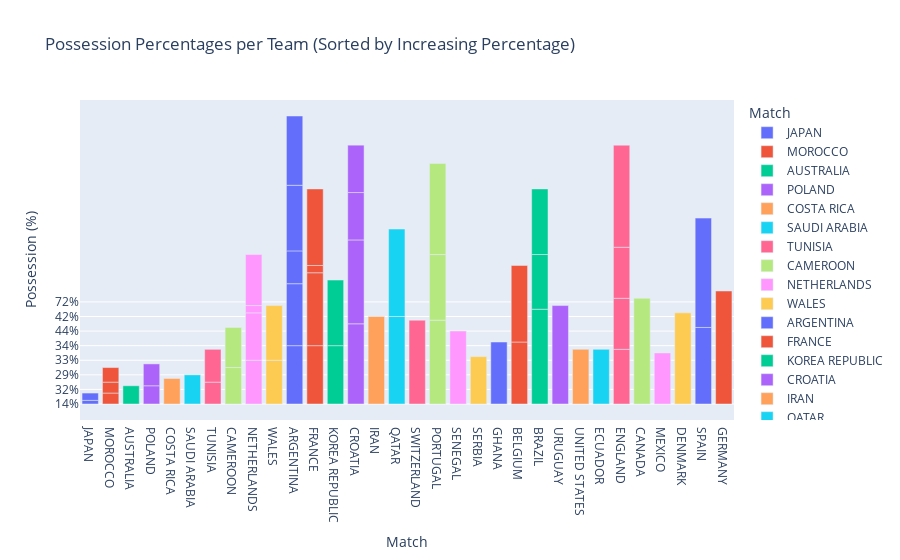

This figure's notebook cell:
### Markdown cell above
## Possession by Team
I chose this dataset, as I wanted to analyze how different national teams kept possession of the ball, and if the teams who consistently kept the most possession of the ball were also the teams who won more games. This dataset shows, not only which teams were able to achieve the highest percentage of possession in one game, but also the teams' patterns. What this dataset showed me was that the teams who went furthest in the tournament (France, Argentina), had drastic variety in their possession; this exemplifies the importance of being able to adapt depending on the opponent. Spain, for example, had a very predictable play style during this tournament: building slowly, and maintaining the vast majority of possession (they did not go very far).

### Code cell
df_sorted = df.sort_values(by="possession team1", ascending=True)

fig = px.bar(
    df_sorted, 
    x="team1", 
    y="possession team1",
    color='team1',
    labels={"possession team1": "Possession (%)", "team1": "Match"},
    title="Possession Percentages per Team (Sorted by Increasing Percentage)"
)

fig.show()

### Figure 1 — Plotly figure (JSON) as saved in the notebook; plotly's stock layout.template omitted (floating-point values rounded to 4 significant figures)
{"data": [{"alignmentgroup": "True", "hovertemplate": "Match=%{x}<br>Possession (%)=%{y}<extra></extra>", "legendgroup": "JAPAN", "marker": {"color": "#636efa", "pattern": {"shape": ""}}, "name": "JAPAN", "offsetgroup": "JAPAN", "orientation": "v", "showlegend": true, "textposition": "auto", "type": "bar", "x": ["JAPAN", "JAPAN", "JAPAN"], "xaxis": "x", "y": ["14%", "35%", "48%"], "yaxis": "y"}, {"alignmentgroup": "True", "hovertemplate": "Match=%{x}<br>Possession (%)=%{y}<extra></extra>", "legendgroup": "MOROCCO", "marker": {"color": "#EF553B", "pattern": {"shape": ""}}, "name": "MOROCCO", "offsetgroup": "MOROCCO", "orientation": "v", "showlegend": true, "textposition": "auto", "type": "bar", "x": ["MOROCCO", "MOROCCO", "MOROCCO"], "xaxis": "x", "y": ["22%", "22%", "32%"], "yaxis": "y"}, {"alignmentgroup": "True", "hovertemplate": "Match=%{x}<br>Possession (%)=%{y}<extra></extra>", "legendgroup": "AUSTRALIA", "marker": {"color": "#00cc96", "pattern": {"shape": ""}}, "name": "AUSTRALIA", "offsetgroup": "AUSTRALIA", "orientation": "v", "showlegend": true, "textposition": "auto", "type": "bar", "x": ["AUSTRALIA"], "xaxis": "x", "y": ["24%"], "yaxis": "y"}, {"alignmentgroup": "True", "hovertemplate": "Match=%{x}<br>Possession (%)=%{y}<extra></extra>", "legendgroup": "POLAND", "marker": {"color": "#ab63fa", "pattern": {"shape": ""}}, "name": "POLAND", "offsetgroup": "POLAND", "orientation": "v", "showlegend": true, "textposition": "auto", "type": "bar", "x": ["POLAND", "POLAND"], "xaxis": "x", "y": ["24%", "30%"], "yaxis": "y"}, {"alignmentgroup": "True", "hovertemplate": "Match=%{x}<br>Possession (%)=%{y}<extra></extra>", "legendgroup": "COSTA RICA", "marker": {"color": "#FFA15A", "pattern": {"shape": ""}}, "name": "COSTA RICA", "offsetgroup": "COSTA RICA", "orientation": "v", "showlegend": true, "textposition": "auto", "type": "bar", "x": ["COSTA RICA"], "xaxis": "x", "y": ["27%"], "yaxis": "y"}, {"alignmentgroup": "True", "hovertemplate": "Match=%{x}<br>Possession (%)=%{y}<extra></extra>", "legendgroup": "SAUDI ARABIA", "marker": {"color": "#19d3f3", "pattern": {"shape": ""}}, "name": "SAUDI ARABIA", "offsetgroup": "SAUDI ARABIA", "orientation": "v", "showlegend": true, "textposition": "auto", "type": "bar", "x": ["SAUDI ARABIA"], "xaxis": "x", "y": ["29%"], "yaxis": "y"}, {"alignmentgroup": "True", "hovertemplate": "Match=%{x}<br>Possession (%)=%{y}<extra></extra>", "legendgroup": "TUNISIA", "marker": {"color": "#FF6692", "pattern": {"shape": ""}}, "name": "TUNISIA", "offsetgroup": "TUNISIA", "orientation": "v", "showlegend": true, "textposition": "auto", "type": "bar", "x": ["TUNISIA", "TUNISIA"], "xaxis": "x", "y": ["30%", "50%"], "yaxis": "y"}, {"alignmentgroup": "True", "hovertemplate": "Match=%{x}<br>Possession (%)=%{y}<extra></extra>", "legendgroup": "CAMEROON", "marker": {"color": "#B6E880", "pattern": {"shape": ""}}, "name": "CAMEROON", "offsetgroup": "CAMEROON", "orientation": "v", "showlegend": true, "textposition": "auto", "type": "bar", "x": ["CAMEROON", "CAMEROON"], "xaxis": "x", "y": ["31%", "38%"], "yaxis": "y"}, {"alignmentgroup": "True", "hovertemplate": "Match=%{x}<br>Possession (%)=%{y}<extra></extra>", "legendgroup": "NETHERLANDS", "marker": {"color": "#FF97FF", "pattern": {"shape": ""}}, "name": "NETHERLANDS", "offsetgroup": "NETHERLANDS", "orientation": "v", "showlegend": true, "textposition": "auto", "type": "bar", "x": ["NETHERLANDS", "NETHERLANDS", "NETHERLANDS", "NETHERLANDS"], "xaxis": "x", "y": ["33%", "45%", "48%", "54%"], "yaxis": "y"}, {"alignmentgroup": "True", "hovertemplate": "Match=%{x}<br>Possession (%)=%{y}<extra></extra>", "legendgroup": "WALES", "marker": {"color": "#FECB52", "pattern": {"shape": ""}}, "name": "WALES", "offsetgroup": "WALES", "orientation": "v", "showlegend": true, "textposition": "auto", "type": "bar", "x": ["WALES", "WALES"], "xaxis": "x", "y": ["33%", "51%"], "yaxis": "y"}, {"alignmentgroup": "True", "hovertemplate": "Match=%{x}<br>Possession (%)=%{y}<extra></extra>", "legendgroup": "ARGENTINA", "marker": {"color": "#636efa", "pattern": {"shape": ""}}, "name": "ARGENTINA", "offsetgroup": "ARGENTINA", "orientation": "v", "showlegend": true, "textposition": "auto", "type": "bar", "x": ["ARGENTINA", "ARGENTINA", "ARGENTINA", "ARGENTINA", "ARGENTINA"], "xaxis": "x", "y": ["34%", "46%", "50%", "53%", "64%"], "yaxis": "y"}, {"alignmentgroup": "True", "hovertemplate": "Match=%{x}<br>Possession (%)=%{y}<extra></extra>", "legendgroup": "FRANCE", "marker": {"color": "#EF553B", "pattern": {"shape": ""}}, "name": "FRANCE", "offsetgroup": "FRANCE", "orientation": "v", "showlegend": true, "textposition": "auto", "type": "bar", "x": ["FRANCE", "FRANCE", "FRANCE", "FRANCE"], "xaxis": "x", "y": ["34%", "44%", "48%", "56%"], "yaxis": "y"}, {"alignmentgroup": "True", "hovertemplate": "Match=%{x}<br>Possession (%)=%{y}<extra></extra>", "legendgroup": "KOREA REPUBLIC", "marker": {"color": "#00cc96", "pattern": {"shape": ""}}, "name": "KOREA REPUBLIC", "offsetgroup": "KOREA REPUBLIC", "orientation": "v", "showlegend": true, "textposition": "auto", "type": "bar", "x": ["KOREA REPUBLIC", "KOREA REPUBLIC"], "xaxis": "x", "y": ["34%", "53%"], "yaxis": "y"}, {"alignmentgroup": "True", "hovertemplate": "Match=%{x}<br>Possession (%)=%{y}<extra></extra>", "legendgroup": "CROATIA", "marker": {"color": "#ab63fa", "pattern": {"shape": ""}}, "name": "CROATIA", "offsetgroup": "CROATIA", "orientation": "v", "showlegend": true, "textposition": "auto", "type": "bar", "x": ["CROATIA", "CROATIA", "CROATIA", "CROATIA"], "xaxis": "x", "y": ["41%", "43%", "45%", "45%"], "yaxis": "y"}, {"alignmentgroup": "True", "hovertemplate": "Match=%{x}<br>Possession (%)=%{y}<extra></extra>", "legendgroup": "IRAN", "marker": {"color": "#FFA15A", "pattern": {"shape": ""}}, "name": "IRAN", "offsetgroup": "IRAN", "orientation": "v", "showlegend": true, "textposition": "auto", "type": "bar", "x": ["IRAN"], "xaxis": "x", "y": ["42%"], "yaxis": "y"}, {"alignmentgroup": "True", "hovertemplate": "Match=%{x}<br>Possession (%)=%{y}<extra></extra>", "legendgroup": "QATAR", "marker": {"color": "#19d3f3", "pattern": {"shape": ""}}, "name": "QATAR", "offsetgroup": "QATAR", "orientation": "v", "showlegend": true, "textposition": "auto", "type": "bar", "x": ["QATAR", "QATAR"], "xaxis": "x", "y": ["42%", "42%"], "yaxis": "y"}, {"alignmentgroup": "True", "hovertemplate": "Match=%{x}<br>Possession (%)=%{y}<extra></extra>", "legendgroup": "SWITZERLAND", "marker": {"color": "#FF6692", "pattern": {"shape": ""}}, "name": "SWITZERLAND", "offsetgroup": "SWITZERLAND", "orientation": "v", "showlegend": true, "textposition": "auto", "type": "bar", "x": ["SWITZERLAND"], "xaxis": "x", "y": ["43%"], "yaxis": "y"}, {"alignmentgroup": "True", "hovertemplate": "Match=%{x}<br>Possession (%)=%{y}<extra></extra>", "legendgroup": "PORTUGAL", "marker": {"color": "#B6E880", "pattern": {"shape": ""}}, "name": "PORTUGAL", "offsetgroup": "PORTUGAL", "orientation": "v", "showlegend": true, "textposition": "auto", "type": "bar", "x": ["PORTUGAL", "PORTUGAL", "PORTUGAL"], "xaxis": "x", "y": ["43%", "53%", "55%"], "yaxis": "y"}, {"alignmentgroup": "True", "hovertemplate": "Match=%{x}<br>Possession (%)=%{y}<extra></extra>", "legendgroup": "SENEGAL", "marker": {"color": "#FF97FF", "pattern": {"shape": ""}}, "name": "SENEGAL", "offsetgroup": "SENEGAL", "orientation": "v", "showlegend": true, "textposition": "auto", "type": "bar", "x": ["SENEGAL"], "xaxis": "x", "y": ["44%"], "yaxis": "y"}, {"alignmentgroup": "True", "hovertemplate": "Match=%{x}<br>Possession (%)=%{y}<extra></extra>", "legendgroup": "SERBIA", "marker": {"color": "#FECB52", "pattern": {"shape": ""}}, "name": "SERBIA", "offsetgroup": "SERBIA", "orientation": "v", "showlegend": true, "textposition": "auto", "type": "bar", "x": ["SERBIA"], "xaxis": "x", "y": ["45%"], "yaxis": "y"}, {"alignmentgroup": "True", "hovertemplate": "Match=%{x}<br>Possession (%)=%{y}<extra></extra>", "legendgroup": "GHANA", "marker": {"color": "#636efa", "pattern": {"shape": ""}}, "name": "GHANA", "offsetgroup": "GHANA", "orientation": "v", "showlegend": true, "textposition": "auto", "type": "bar", "x": ["GHANA"], "xaxis": "x", "y": ["46%"], "yaxis": "y"}, {"alignmentgroup": "True", "hovertemplate": "Match=%{x}<br>Possession (%)=%{y}<extra></extra>", "legendgroup": "BELGIUM", "marker": {"color": "#EF553B", "pattern": {"shape": ""}}, "name": "BELGIUM", "offsetgroup": "BELGIUM", "orientation": "v", "showlegend": true, "textposition": "auto", "type": "bar", "x": ["BELGIUM", "BELGIUM"], "xaxis": "x", "y": ["46%", "56%"], "yaxis": "y"}, {"alignmentgroup": "True", "hovertemplate": "Match=%{x}<br>Possession (%)=%{y}<extra></extra>", "legendgroup": "BRAZIL", "marker": {"color": "#00cc96", "pattern": {"shape": ""}}, "name": "BRAZIL", "offsetgroup": "BRAZIL", "orientation": "v", "showlegend": true, "textposition": "auto", "type": "bar", "x": ["BRAZIL", "BRAZIL", "BRAZIL"], "xaxis": "x", "y": ["47%", "51%", "53%"], "yaxis": "y"}, {"alignmentgroup": "True", "hovertemplate": "Match=%{x}<br>Possession (%)=%{y}<extra></extra>", "legendgroup": "URUGUAY", "marker": {"color": "#ab63fa", "pattern": {"shape": ""}}, "name": "URUGUAY", "offsetgroup": "URUGUAY", "orientation": "v", "showlegend": true, "textposition": "auto", "type": "bar", "x": ["URUGUAY"], "xaxis": "x", "y": ["49%"], "yaxis": "y"}, {"alignmentgroup": "True", "hovertemplate": "Match=%{x}<br>Possession (%)=%{y}<extra></extra>", "legendgroup": "UNITED STATES", "marker": {"color": "#FFA15A", "pattern": {"shape": ""}}, "name": "UNITED STATES", "offsetgroup": "UNITED STATES", "orientation": "v", "showlegend": true, "textposition": "auto", "type": "bar", "x": ["UNITED STATES"], "xaxis": "x", "y": ["51%"], "yaxis": "y"}, {"alignmentgroup": "True", "hovertemplate": "Match=%{x}<br>Possession (%)=%{y}<extra></extra>", "legendgroup": "ECUADOR", "marker": {"color": "#19d3f3", "pattern": {"shape": ""}}, "name": "ECUADOR", "offsetgroup": "ECUADOR", "orientation": "v", "showlegend": true, "textposition": "auto", "type": "bar", "x": ["ECUADOR"], "xaxis": "x", "y": ["51%"], "yaxis": "y"}, {"alignmentgroup": "True", "hovertemplate": "Match=%{x}<br>Possession (%)=%{y}<extra></extra>", "legendgroup": "ENGLAND", "marker": {"color": "#FF6692", "pattern": {"shape": ""}}, "name": "ENGLAND", "offsetgroup": "ENGLAND", "orientation": "v", "showlegend": true, "textposition": "auto", "type": "bar", "x": ["ENGLAND", "ENGLAND", "ENGLAND", "ENGLAND"], "xaxis": "x", "y": ["51%", "54%", "54%", "72%"], "yaxis": "y"}, {"alignmentgroup": "True", "hovertemplate": "Match=%{x}<br>Possession (%)=%{y}<extra></extra>", "legendgroup": "CANADA", "marker": {"color": "#B6E880", "pattern": {"shape": ""}}, "name": "CANADA", "offsetgroup": "CANADA", "orientation": "v", "showlegend": true, "textposition": "auto", "type": "bar", "x": ["CANADA"], "xaxis": "x", "y": ["52%"], "yaxis": "y"}, {"alignmentgroup": "True", "hovertemplate": "Match=%{x}<br>Possession (%)=%{y}<extra></extra>", "legendgroup": "MEXICO", "marker": {"color": "#FF97FF", "pattern": {"shape": ""}}, "name": "MEXICO", "offsetgroup": "MEXICO", "orientation": "v", "showlegend": true, "textposition": "auto", "type": "bar", "x": ["MEXICO"], "xaxis": "x", "y": ["54%"], "yaxis": "y"}, {"alignmentgroup": "True", "hovertemplate": "Match=%{x}<br>Possession (%)=%{y}<extra></extra>", "legendgroup": "DENMARK", "marker": {"color": "#FECB52", "pattern": {"shape": ""}}, "name": "DENMARK", "offsetgroup": "DENMARK", "orientation": "v", "showlegend": true, "textposition": "auto", "type": "bar", "x": ["DENMARK"], "xaxis": "x", "y": ["55%"], "yaxis": "y"}, {"alignmentgroup": "True", "hovertemplate": "Match=%{x}<br>Possession (%)=%{y}<extra></extra>", "legendgroup": "SPAIN", "marker": {"color": "#636efa", "pattern": {"shape": ""}}, "name": "SPAIN", "offsetgroup": "SPAIN", "orientation": "v", "showlegend": true, "textposition": "auto", "type": "bar", "x": ["SPAIN", "SPAIN"], "xaxis": "x", "y": ["56%", "74%"], "yaxis": "y"}, {"alignmentgroup": "True", "hovertemplate": "Match=%{x}<br>Possession (%)=%{y}<extra></extra>", "legendgroup": "GERMANY", "marker": {"color": "#EF553B", "pattern": {"shape": ""}}, "name": "GERMANY", "offsetgroup": "GERMANY", "orientation": "v", "showlegend": true, "textposition": "auto", "type": "bar", "x": ["GERMANY"], "xaxis": "x", "y": ["65%"], "yaxis": "y"}], "layout": {"barmode": "relative", "legend": {"title": {"text": "Match"}, "tracegroupgap": 0}, "title": {"text": "Possession Percentages per Team (Sorted by Increasing Percentage)"}, "xaxis": {"anchor": "y", "categoryarray": ["JAPAN", "MOROCCO", "AUSTRALIA", "POLAND", "COSTA RICA", "SAUDI ARABIA", "TUNISIA", "CAMEROON", "NETHERLANDS", "WALES", "ARGENTINA", "FRANCE", "KOREA REPUBLIC", "CROATIA", "IRAN", "QATAR", "SWITZERLAND", "PORTUGAL", "SENEGAL", "SERBIA", "GHANA", "BELGIUM", "BRAZIL", "URUGUAY", "UNITED STATES", "ECUADOR", "ENGLAND", "CANADA", "MEXICO", "DENMARK", "SPAIN", "GERMANY"], "categoryorder": "array", "domain": [0, 1], "title": {"text": "Match"}}, "yaxis": {"anchor": "x", "domain": [0, 1], "title": {"text": "Possession (%)"}}}}
